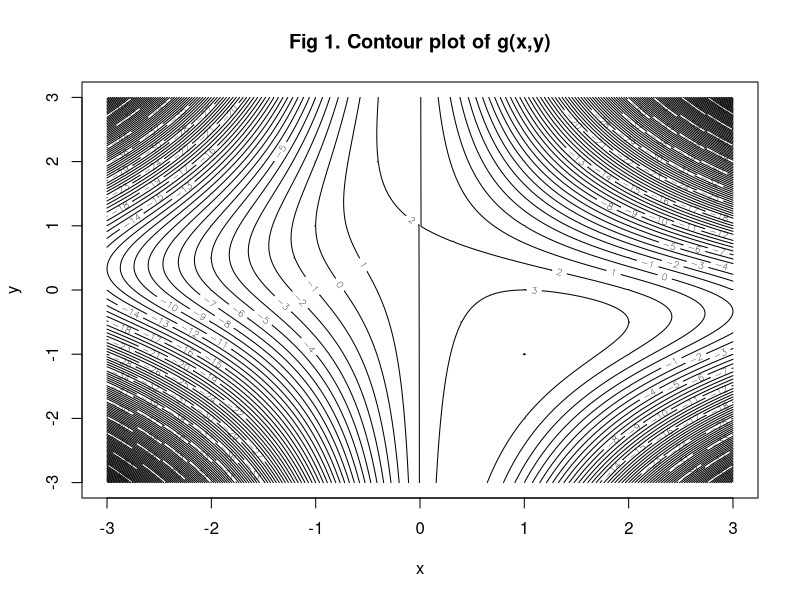

This figure's R source:
## ---- chunk 1
# Problem setup
g <- function(x){-x[1]^2 - x[1]^2*x[2]^2 - 2*x[1]*x[2] + 2*x[1] + 2}
g_gradient <- function(x){matrix(c(-2*x[1] - 2*x[2]^2*x[1] - 2*x[2]+2, -2*x[1]^2*x[2] -2*x[1]))}
g_Hessian <- function(x){matrix(c(-2-2*x[2]^2, -4*x[1]*x[2]-2, -4*x[1]*x[2]-2, -2*x[1]^2), nrow=2)} # by col by default
## ---- chunk 2
# Contour plot

# Define the contour grid
x_values <- seq(-3, 3, 0.01)
y_values <- seq(-3, 3, 0.01)
z_values <- matrix(0,
                   nrow=length(x_values),
                   ncol=length(y_values),
                   dimnames = list(x_values, y_values))

# Calculate height over the grid
for (i in 1:length(x_values)){
  for (j in 1:length(y_values)){
    z_values[i, j] <- g(c(x_values[i], y_values[j]))
    #cat("New. x: ", x_i, " y:", y_i, " and value:", g(x_i, y_i), "\n")
  }
}

# Make a contour plot
contour(x=x_values,
        y=y_values,
        z = z_values,
        main = "Fig 1. Contour plot of g(x,y)",
        xlab = "x",
        ylab = "y",
        nlevels = 150)

## ---- chunk 3
library(stringr)

# The Newton method function
Newton <- function(x_start, func, grad, Hess, epsilon = 0.00001){
  # Setup
  estimates <- list(matrix(x_start))
  stop_condition <- FALSE
  
  while (stop_condition == FALSE){
    # Grab the last/previous x value
    prev_x <- tail(estimates, 1)[[1]]
    
    # Calculate new x value, and add to estimates list
    new_estim <- prev_x - solve(Hess(prev_x)) %*% grad(prev_x)
    estimates <- c(estimates, list(new_estim))
      
    # Calculate stopcondition
    first_vec <- tail(estimates, 1)[[1]]
    secon_vec <- tail(estimates, 2)[[1]]
    stop_condition <- (t(first_vec - secon_vec)  %*% (first_vec - secon_vec)) < epsilon
  }
  # Output
  cat("---------------------------------------\n")
  cat("Local extrema found: g(",
      str_c(round(new_estim, 4), collapse=", "),
      ") = ",
      round(func(new_estim), 4), "\n",
      
      "Gradient(",
      str_c(round(new_estim, 4), collapse=", "),
      ") = (",
      str_c(round(grad(new_estim), 4), collapse=", "), ")\n",
      
      "Hessian(",
      str_c(round(new_estim, 4), collapse=", "),
      ") = \n", sep="")
  
  print.default(round(Hess(new_estim), 4))
  
  return(new_estim)
}
## ---- chunk 4
# Point 1
x1 <- Newton(c(2, 0), func = g, grad = g_gradient, Hess = g_Hessian)

# Point 2
x2 <- Newton(c(-1, -2), func = g, grad = g_gradient, Hess = g_Hessian)

# Point 3
x3 <- Newton(c(0, 1), func = g, grad = g_gradient, Hess = g_Hessian)

# Point 4
x4 <- Newton(c(0.5, -1), func = g, grad = g_gradient, Hess = g_Hessian)
## ---- chunk 5
x <- c(0,0,0,0.1,0.1,0.3,0.3,0.9,0.9,0.9)
y<- c(0,0,1,0,1,1,1,0,1,1)


dose <- function(beta0,beta1,third){
  
  x <- c(0,0,0,0.1,0.1,0.3,0.3,0.9,0.9,0.9)
  y<- c(0,0,1,0,1,1,1,0,1,1)
  
  value<-list()
  
  b0<-beta0
  b1<-beta1
  alpha <- third
  orginal_x <- as.matrix(c(1,0))
  grad_count<-0
  main_count<-0
  
  derivative<- function(b0,b1){
    for (i in 1:length(x)){
      value[[i]]<-(y[i] - 1/(1+exp(-b0-b1*x[i])))*as.matrix(c(1,x[i]))
    }
    
    abc<-as.matrix(c(0,0))
    for (i in 1:length(x)){
      abc <- abc+ value[[i]]
    }
    grad_count<<-grad_count +1
    return(abc)
  }
  
  
  next_x<- function(b0,b1){
    as.matrix(c(b0,b1)) + alpha * derivative(b0,b1)
  }
  
  
  main_function<- function(b0,b1){
    comp<-c()
    for (i in 1:length(x)){
      comp[i]<-y[i]*log(solve(1+exp(-b0-b1*x[i]))) + (1-y[i])*log(1-solve((1+ exp(-b0-b1*x[i]))))
    }
    comp<-sum(comp)
    
    main_count<<- main_count+1
    return(comp)
  }
  
  i<-1
  
  store<-list(as.vector(orginal_x))
  
  #####
  i <- i + 1
  a<-next_x(orginal_x[1],orginal_x[2]) 
  while(main_function(a[1],a[2])<main_function(orginal_x[1],orginal_x[2])){
    alpha<-alpha/2
    a<-next_x(orginal_x[1],orginal_x[2])
  }
  
  orginal_x<-a
  store[[i]]<-as.vector(orginal_x)
  alpha<-1
  
  #####
  while(any(abs(store[[length(store)]]-store[[length(store)-1]])>0.00001)){
    
    alpha<-1
    i <- i + 1
    
    a<-next_x(orginal_x[1],orginal_x[2])
    
    while(main_function(a[1],a[2])<main_function(orginal_x[1],orginal_x[2])){
      alpha<-alpha/2
      
      a<-next_x(orginal_x[1],orginal_x[2])
    }
    
    
    orginal_x<-a
    store[[i]]<-as.vector(orginal_x)
  }
  
  #the values of b0 and b1 + the number of time the gradient and log (main) function has been called
  list("values" = store[[length(store)]],"gradient function count" =  grad_count,"likelihood function count" = main_count) 
}

## ---- chunk 6

dose(-0.2,1,1)
dose(-0.2,1,5)

## ---- chunk 7
opt<- function(a){
  comp<-c()
  for (i in 1:10){
    comp[i]<-y[i]*log(solve(1+exp(-a[1]-a[2]*x[i]))) + (1-y[i])*log(1-solve((1+ exp(-a[1]-a[2]*x[i]))))
  }
  comp<- - sum(comp)
}

optim(c(-0.2,1),fn = opt , method = "BFGS")

optim(c(-0.2,1),fn = opt , method = "Nelder-Mead", hessian = FALSE)


## ---- chunk 8
glm(y~x,family = "binomial")

## ---- chunk 9
x <- c(0,0,0,0.1,0.1,0.3,0.3,0.9,0.9,0.9)
y<- c(0,0,1,0,1,1,1,0,1,1)


dose <- function(beta0,beta1,third){
  
  x <- c(0,0,0,0.1,0.1,0.3,0.3,0.9,0.9,0.9)
  y<- c(0,0,1,0,1,1,1,0,1,1)
  
  value<-list()
  
  b0<-beta0
  b1<-beta1
  alpha <- third
  orginal_x <- as.matrix(c(1,0))
  grad_count<-0
  main_count<-0
  
  derivative<- function(b0,b1){
    for (i in 1:length(x)){
      value[[i]]<-(y[i] - 1/(1+exp(-b0-b1*x[i])))*as.matrix(c(1,x[i]))
    }
    
    abc<-as.matrix(c(0,0))
    for (i in 1:length(x)){
      abc <- abc+ value[[i]]
    }
    grad_count<<-grad_count +1
    return(abc)
  }
  
  
  next_x<- function(b0,b1){
    as.matrix(c(b0,b1)) + alpha * derivative(b0,b1)
  }
  
  
  main_function<- function(b0,b1){
    comp<-c()
    for (i in 1:length(x)){
      comp[i]<-y[i]*log(solve(1+exp(-b0-b1*x[i]))) + (1-y[i])*log(1-solve((1+ exp(-b0-b1*x[i]))))
    }
    comp<-sum(comp)
    
    main_count<<- main_count+1
    return(comp)
  }
  
  i<-1
  
  store<-list(as.vector(orginal_x))
  
  #####
  i <- i + 1
  a<-next_x(orginal_x[1],orginal_x[2]) 
  while(main_function(a[1],a[2])<main_function(orginal_x[1],orginal_x[2])){
    alpha<-alpha/2
    a<-next_x(orginal_x[1],orginal_x[2])
  }
  
  orginal_x<-a
  store[[i]]<-as.vector(orginal_x)
  alpha<-1
  
  #####
  while(any(abs(store[[length(store)]]-store[[length(store)-1]])>0.00001)){
    
    alpha<-1
    i <- i + 1
    
    a<-next_x(orginal_x[1],orginal_x[2])
    
    while(main_function(a[1],a[2])<main_function(orginal_x[1],orginal_x[2])){
      alpha<-alpha/2
      
      a<-next_x(orginal_x[1],orginal_x[2])
    }
    
    
    orginal_x<-a
    store[[i]]<-as.vector(orginal_x)
  }
  
  #the values of b0 and b1 + the number of time the gradient and log (main) function has been called
  list("values" = store[[length(store)]],"gradient function count" =  grad_count,"likelihood function count" = main_count) 
}

## ---- chunk 10

dose(-0.2,1,1)
dose(-0.2,1,5)

## ---- chunk 11
opt<- function(a){
  comp<-c()
  for (i in 1:10){
    comp[i]<-y[i]*log(solve(1+exp(-a[1]-a[2]*x[i]))) + (1-y[i])*log(1-solve((1+ exp(-a[1]-a[2]*x[i]))))
  }
  comp<- - sum(comp)
}

optim(c(-0.2,1),fn = opt , method = "BFGS")

optim(c(-0.2,1),fn = opt , method = "Nelder-Mead", hessian = FALSE)


## ---- chunk 12
glm(y~x,family = "binomial")

